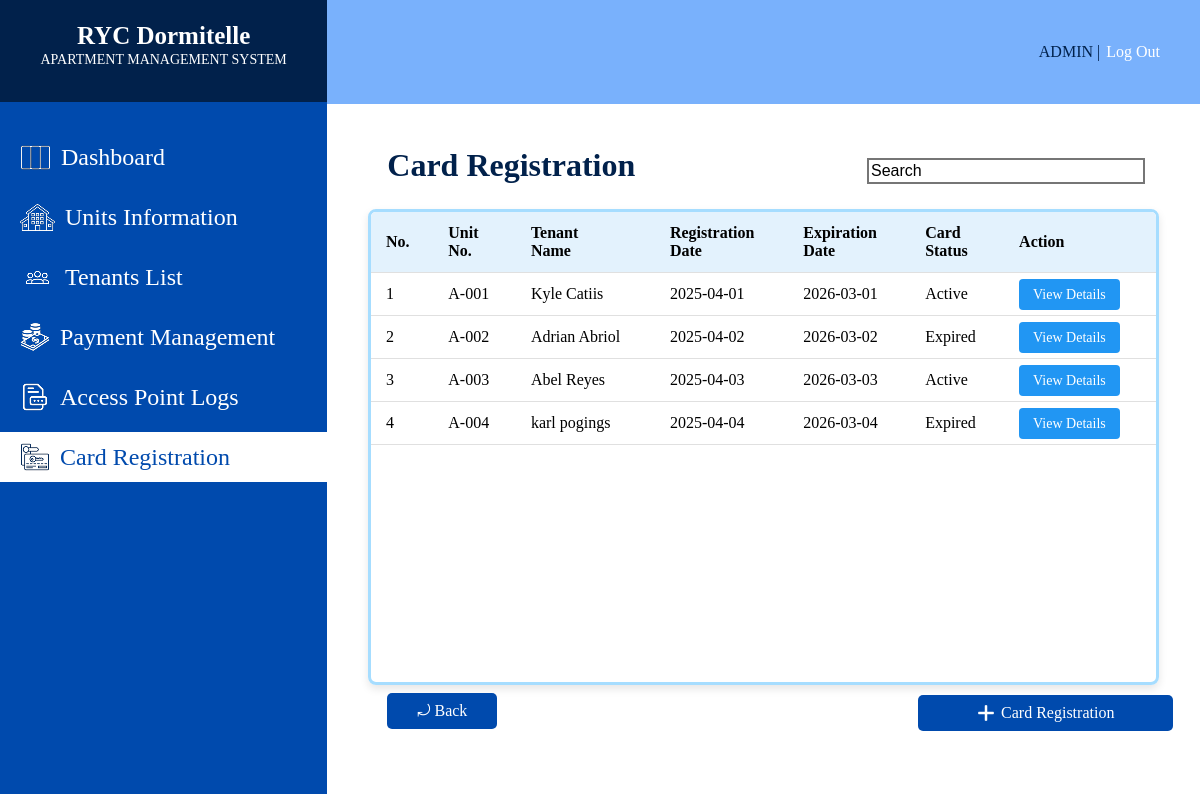
Page /CARDREGISTRATION.php on the earlier database version.
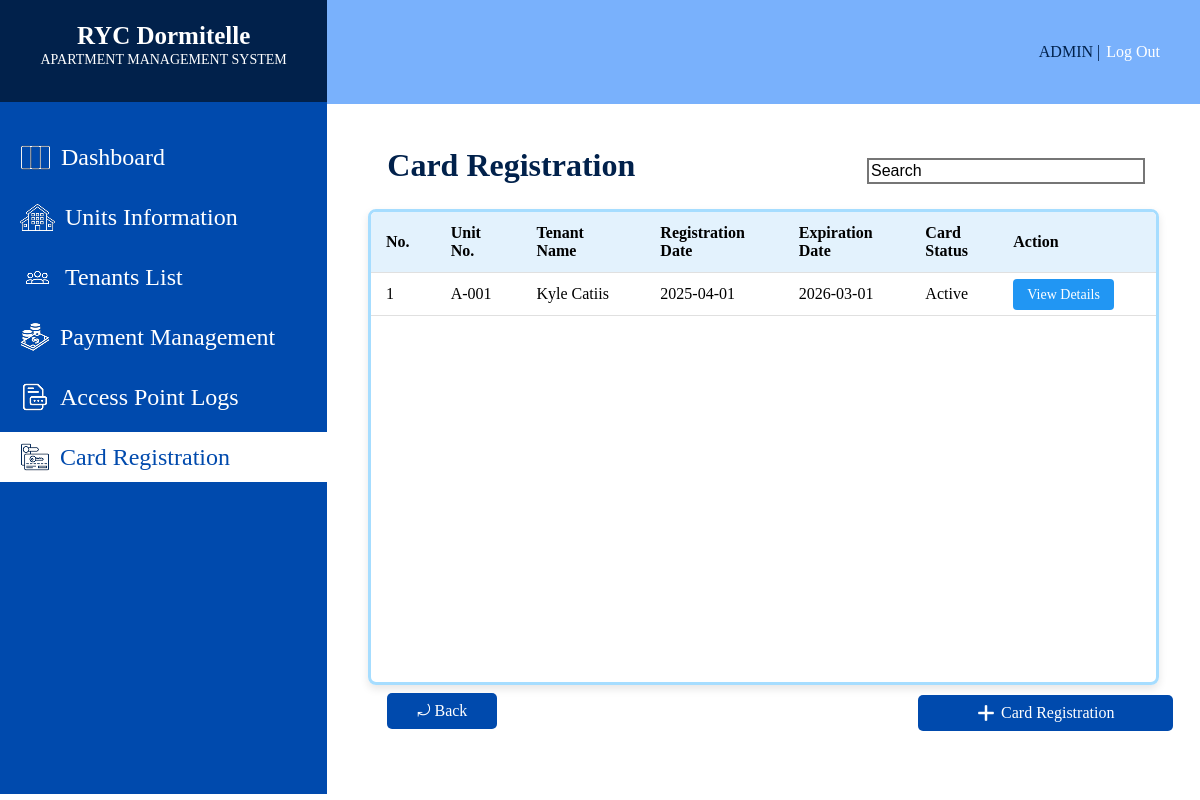
Same page on the later database version.
### tables this page shows
CREATE TABLE `card_registration` (
  `card_no` varchar(15) NOT NULL,
  `unit_no` varchar(10) NOT NULL,
  `tenant_ID` varchar(12) NOT NULL,
  `registration_date` date NOT NULL,
  `card_expiry` date NOT NULL,
  `card_status` varchar(10) NOT NULL
);

CREATE TABLE `tenant_unit` (
  `tenant_ID` varchar(12) NOT NULL,
  `unit_no` varchar(10) NOT NULL,
  `start_date` date NOT NULL,
  `end_date` date NOT NULL,
  `occupant_count` smallint(2) NOT NULL,
  `deposit` mediumint(6) NOT NULL,
  `balance` mediumint(6) NOT NULL,
  `payment_due` varchar(30) NOT NULL,
  `billing_period` varchar(31) NOT NULL,
  `lease_status` varchar(10) NOT NULL
);

CREATE TABLE `tenants` (
  `tenant_ID` varchar(12) NOT NULL,
  `tenant_name` varchar(15) NOT NULL,
  `contact_number` varchar(13) NOT NULL,
  `email` varchar(30) NOT NULL,
  `emergency_contact_name` varchar(25) NOT NULL,
  `emergency_contact_num` varchar(13) NOT NULL,
  `tenant_image` varchar(255) NOT NULL
);

### CARDREGISTRATION.php (the view, shortened to what this page needs)
<?php
$servername = "localhost";
$username = "root";
$password = "";
$dbname = "ryc_dormitelle";
$conn = new mysqli($servername, $username, $password, $dbname);
$sql = "SELECT tenant_unit.unit_no, tenants.tenant_name, registration_date, card_expiry, card_status
        FROM card_registration
        LEFT JOIN tenant_unit ON card_registration.tenant_ID = tenant_unit.tenant_ID
        INNER JOIN tenants ON tenant_unit.tenant_ID = tenants.tenant_ID";
$result = $conn->query($sql);
?>
<!DOCTYPE html>
<html lang="en">
<head>
</head>
<body>
    <div class="sideBar">
        <div class="systemTitle">
            <h1>RYC Dormitelle</h1>
            <p>APARTMENT MANAGEMENT SYSTEM</p>
        </div>
        <div class="sidebarContent">
            <div class="card">
                <a href="DASHBOARD.php" class="changeicon">
                    <img src="sidebarIcons/DashboardIconWht.png" alt="Dashboard Icon" class="DsidebarIcon" style="margin-right: 10px;">
                    Dashboard
                </a>
            </div>
            <div class="card">
                <a href="UNITSINFORMATION.php">
                    <img src="sidebarIcons/UnitsInfoIconWht.png" alt="Units Information Icon" class="UIsidebarIcon" style="margin-right: 10px;">
                    Units Information</a>
            </div>
            <div class="card">
                <a href="TENANTSLIST.php">
                    <img src="sidebarIcons/TenantsInfoIconWht.png" alt="Tenants Information Icon" class="THsidebarIcon" style="margin-right: 10px;">
                    Tenants List</a>
            </div>
            <div class="card">
                <a href="PAYMENTMANAGEMENT.php">
                    <img src="sidebarIcons/PaymentManagementIconWht.png" alt="Payment Management Icon" class="PMsidebarIcon" style="margin-right: 10px;">
                    Payment Management</a>
            </div>
            <div class="card">
                <a href="ACCESSPOINTLOGS.php">
                    <img src="sidebarIcons/AccesspointIconWht.png" alt="Access Point Logs Icon" class="APLsidebarIcon" style="margin-right: 10px;">
                    Access Point Logs</a>
            </div>
            <div class="card">
                <a href="CARDREGISTRATION.php" style="background-color: #FFFF; color: #004AAD;">
                    <img src="sidebarIcons/CardregisterIcon.png" alt="Card Registration Icon" class="CGsidebarIcon" style="margin-right: 10px;">
                    Card Registration</a>
            </div>
        </div>
    </div>
        <div class="mainBody">
            <div class="header">
                <div class="headerContent">
                    <a href="ADMINPROFILE.php" class="adminTitle">ADMIN</a>
                    <p class="adminLogoutspace">&nbsp;|&nbsp;</p>
                    <a href="LOGIN.php" class="logOutbtn">Log Out</a>
                </div>
            </div>
            <div class="mainContent">
                <div class="tenantHistoryHead">
                    <h4>Card Registration</h4>
                    <input type="text" placeholder="Search" class="searbar">
                </div>
                <div class="table-container">
                    <div class="table-scroll">
                      <table>
                        <thead>
                          <tr>
                            <th>No.</th>
                            <th>Unit<br>No.</th>
                            <th>Tenant<br>Name</th>
                            <th>Registration<br>Date</th>
                            <th>Expiration<br>Date</th>
                            <th>Card<br>Status</th>
                            <th>Action</th>
                          </tr>
                        </thead>
                        <tbody>
                            <?php
                            if ($result->num_rows > 0) {
                                $count = 1;
                                while($row = $result->fetch_assoc()) {
                                    echo "<tr>";
                                    echo "<td>" . $count++ . "</td>";
                                    echo "<td>" . htmlspecialchars($row['unit_no']) . "</td>";
                                    echo "<td>" . htmlspecialchars($row['tenant_name']) . "</td>";
                                    echo "<td>" . htmlspecialchars($row['registration_date']) . "</td>";
                                    echo "<td>" . htmlspecialchars($row['card_expiry']) . "</td>";
                                    echo "<td>" . htmlspecialchars($row['card_status']) . "</td>";
                                    echo "<td><a href='CARDRENEWORDELETE.php' class='action-btn'>View Details</a></td>";
                                    echo "</tr>";
                                }
                            } else {
                                echo "<tr><td colspan='7' style='text-align:center;'>No records found</td></tr>";
                            }
                            ?>
                        </tbody>
                      </table>
                    </div>
                  </div>
            </div>
            <div class="footbtnContainer">
                <a href="DASHBOARD.php" class="backbtn">&#10558; Back</a>
                <a href="CARDREGISTER.php" class="addtenantbtn">
                    <img src="UnitsInfoIcons/pluswht.png" alt="Plus Sign" class="addtenantbtnIcon">
                    Card Registration</a>
            </div>
        </div>
</body>
</html>

### CARDREGISTRATION.php (style rules this page uses)
body { display: flex; margin: 0; background-color: #FFFF; }
.sideBar { width: 450px; height: 100%; background-color: #01214B; }
.systemTitle { text-align: center; height: 10vh; padding-bottom: 5.3px; }
.systemTitle h1 { font-size: 25px; font-family: Inria Serif; align-items: center; position: relative; top: 5px; color: #FFFF; }
.systemTitle p { font-size: 14px; font-family: Inria Serif; position: relative; bottom: 10px; color: #FFFF; }
.sidebarContent { padding-top: 20px; height: 84vh; background-color: #004AAD; display: block; }
.card { width: 100%; height: 50px; display: flex; margin: 10px 0px 10px; align-items: center; justify-content: center; }
.card a { margin: auto 0px auto 0px; font-size: 24px; padding-left: 20px; font-weight: 500; display: flex; text-decoration: none; align-items: center; color: #01214B; height: 100%; width: 100%; background-color: #004AAD; color: white; }
.mainBody { width: 100vw; height: 100%; background-color: white; }
.header { height: 13vh; width: 100%; background-color: #79B1FC; display: flex; justify-content: end; align-items: center; }
.headerContent { margin-right: 40px; display: flex; justify-content: center; align-items: center; }
.adminTitle { font-size: 16px; color: #01214B; position: relative; text-decoration: none; }
.adminLogoutspace { font-size: 16px; color: #01214B; position: relative; text-decoration: none; }
.logOutbtn { font-size: 16px; color: #FFFF; position: relative; margin-left: 2px; text-decoration: none; }
.mainContent { height: 100%; width: 100%; margin: 0px auto; background-color: #FFFF; }
.tenantHistoryHead { display: flex; justify-content: space-between; width: 100%; align-items: center; }
.tenantHistoryHead h4 { color: #01214B; font-size: 32px; margin-left: 60px; height: 20px; align-items: center; }
.searbar { height: 20px; width: 270px; margin-right: 55px; border-style: solid; font-size: 16px; position: relative; top: 14px; }
::placeholder { color: #000000; opacity: 1; }
.table-container { width: 90%; margin: 0 auto; border: 3px solid #A6DDFF; border-radius: 8px; height: 470px; overflow: hidden; box-shadow: 0 4px 8px rgba(0,0,0,0.1); }
.table-scroll { max-height: 500px; overflow-y: auto; overflow-x: auto; scrollbar-width: none; }
table { width: 100%; border-collapse: collapse; border-color: #A6DDFF; background-color: white; }
th, td { padding: 12px 15px; text-align: left; border-bottom: 1px solid #e0e0e0; }
th { background-color: #e3f2fd; font-weight: bold; position: sticky; top: 0; z-index: 1; }
.action-btn { background-color: #2196f3; color: white; border: none; padding: 8px 14px; border-radius: 4px; cursor: pointer; text-decoration: none; font-size: 14px; }
.footbtnContainer { width: 90%; height: 20px; margin-left: 60px; display: flex; position: relative; top: 38px; justify-content: space-between; align-items: center; }
.backbtn { height: 36px; width: 110px; position: relative; display: flex; align-items: center; justify-content: center; bottom: 22px; background-color: #004AAD; color: #FFFFFF; text-decoration: none; border-radius: 5px; }
.addtenantbtn { height: 36px; width: 255px; position: relative; display: flex; align-items: center; justify-content: center; bottom: 20px; background-color: #004AAD; color: #FFFFFF; text-decoration: none; border-radius: 5px; }
.addtenantbtnIcon { height: 20px; width: 20px; margin-right: 5px; }

Differences in the rows shown:
removed card_registration: tenant_unit.unit_no "A-002", tenant_ID.tenant_name "Adrian Abriol", registration_date "2025-04-02", card_expiry "2026-03-02", card_status "Expired"
removed card_registration: tenant_unit.unit_no "A-003", tenant_ID.tenant_name "Abel Reyes", registration_date "2025-04-03", card_expiry "2026-03-03", card_status "Active"
removed card_registration: tenant_unit.unit_no "A-004", tenant_ID.tenant_name "karl pogings", registration_date "2025-04-04", card_expiry "2026-03-04", card_status "Expired"
